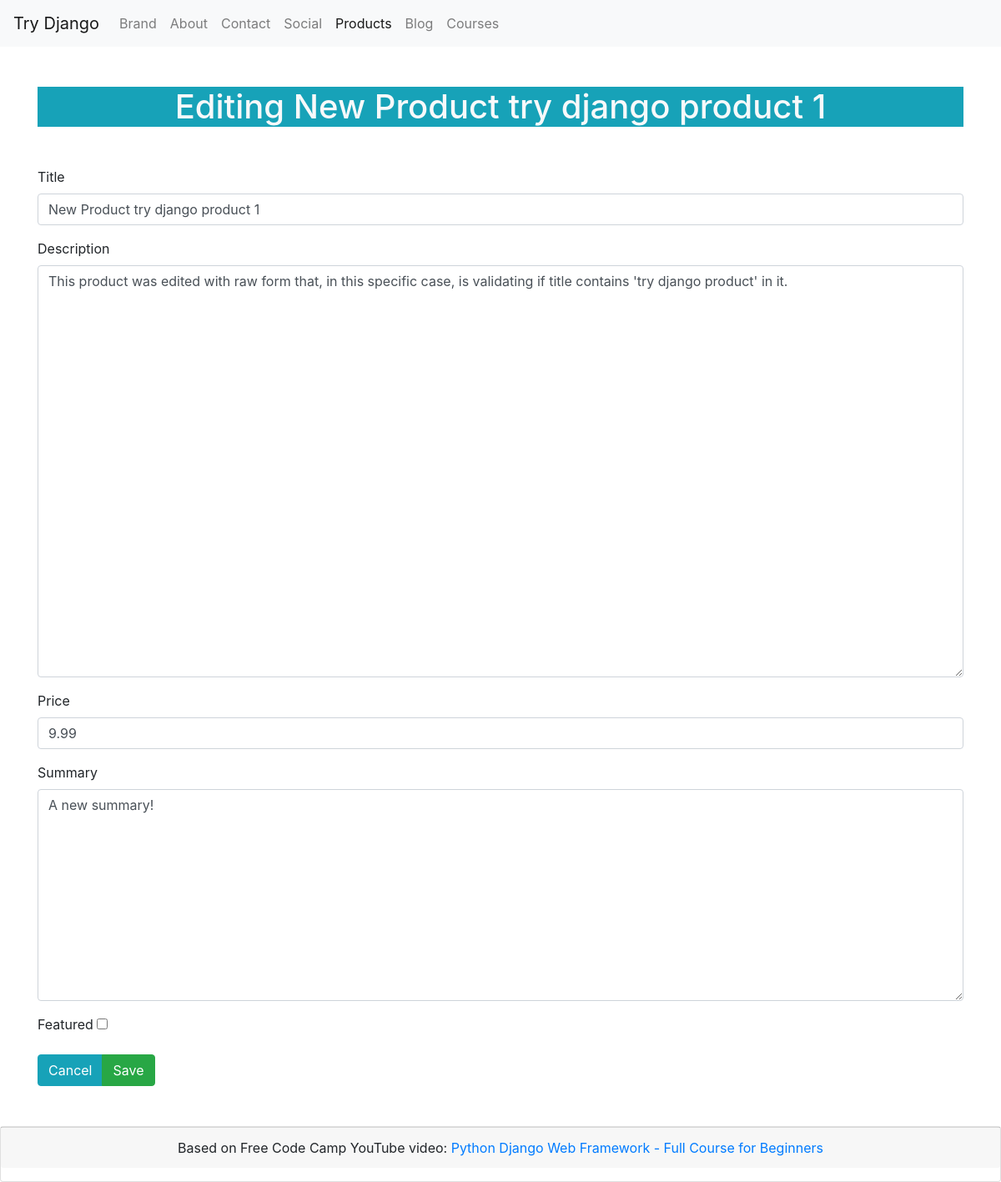
The page /products/1/update_product_model_form on the database its author committed.
### products/models.py (models this page shows, shortened)
class Product(models.Model):
    title       = models.CharField(max_length=120)
    description = models.TextField(blank=True, null=True)
    price       = models.DecimalField(max_digits=10000, decimal_places=2)
    summary     = models.TextField()
    featured    = models.BooleanField()
    def __str__(self):
        return self.title

### products/views.py (the view)
# urls.py: path('<int:product_id>/update_product_model_form', update_product_model_form_view, name="update_product_model_form"),
def update_product_model_form_view(request, product_id):
    try:
        product = Product.objects.get(pk=product_id)
    except Product.DoesNotExist:
        raise Http404
    form = ProductModelForm(request.POST or None, instance=product)
    if form.is_valid():
        form.save()
        return redirect('products:product_detail', product.id)
    context = {'form': form, 'page_title': f"Editing {product}"}
    return render(request, 'product_form.html', context)

### products/forms.py (shortened to what this page needs)
class ProductModelForm(forms.ModelForm):
    initial_description_value = 'In this case you can see the difference when the defaults configurations comes in summary field, in comparison with description field.'
    title = forms.CharField(max_length=120, widget=forms.TextInput(attrs={
        'class': 'form-control',
        'placeholder': 'Your product title here'
    }))
    description = forms.CharField(
        max_length=500,
        required=False,
        initial=initial_description_value,
        widget=forms.Textarea(attrs={
            'class': 'form-control',
            'placeholder': 'Your description here',
            'cols': 120,
            'rows': 20,
            'id': 'some-specific-id-to-this-textarea'
        }))
    price = forms.DecimalField(initial=19.99, widget=forms.NumberInput(attrs={
        'class': 'form-control'
    }))
    summary = forms.CharField(max_length=250, widget=forms.Textarea(attrs={
        'class': 'form-control',
        'cols': 120,
        'rows': 10
    }))
    class Meta:
        model = Product
        fields = '__all__'

### pages/templatetags/helpers.py (called while the page is built)
@register.simple_tag
def link_is_active(request, url):
    is_home_url = request.path == '/' and request.path == url
    has_same_parent = url.split('/')[1] == request.path.split('/')[1]
    if is_home_url:
        return 'active'
    if has_same_parent:
        return 'active'
    return ''

### products/templates/product_form.html (shortened to what this page needs)
{% extends 'base.html' %}
{% block content %}
<h1 class="text-center text-light bg-info my-5">{{page_title}}</h1>
<form method="post" class="mb-5">
    {% for field in form %}
        <div class="form-group">
            <label id="{{field.id_for_label}}">{{field.label}}</label>
            {{field}}
        </div>
    {% endfor %}
    <div class="btn-group">
        <a href="{% url 'products:index' %}" class="btn btn-info">Cancel</a>
        <input type="submit" value="Save" class="btn btn-success" />
    </div>
</form>
{% endblock content %}

### rows shown on the page
Product: form "New Product try django product 1" "This product was edited with raw form that, in this specific case, is validating if title contains 'try django product' in it." "9.99" "A new summary!"

### other values the page prints
{{ page_title }} "Editing New Product try django product 1"
{{ field.label }} "Title" "Description" "Price" "Summary" "Featured"
